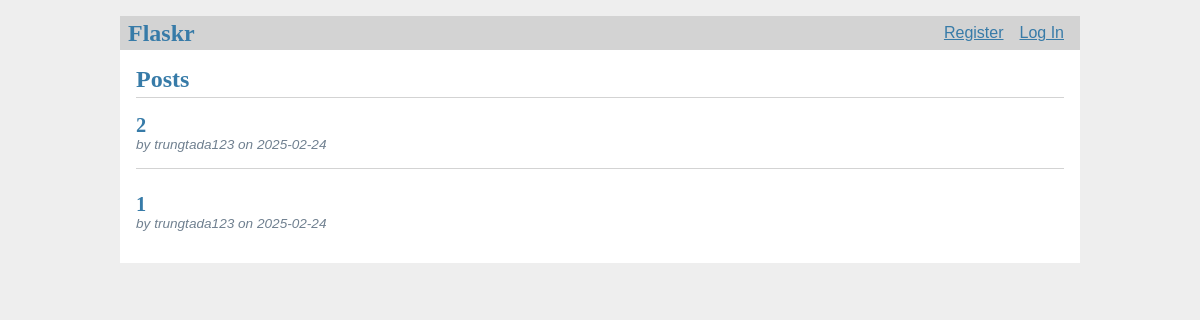
Before: / with the older database file.
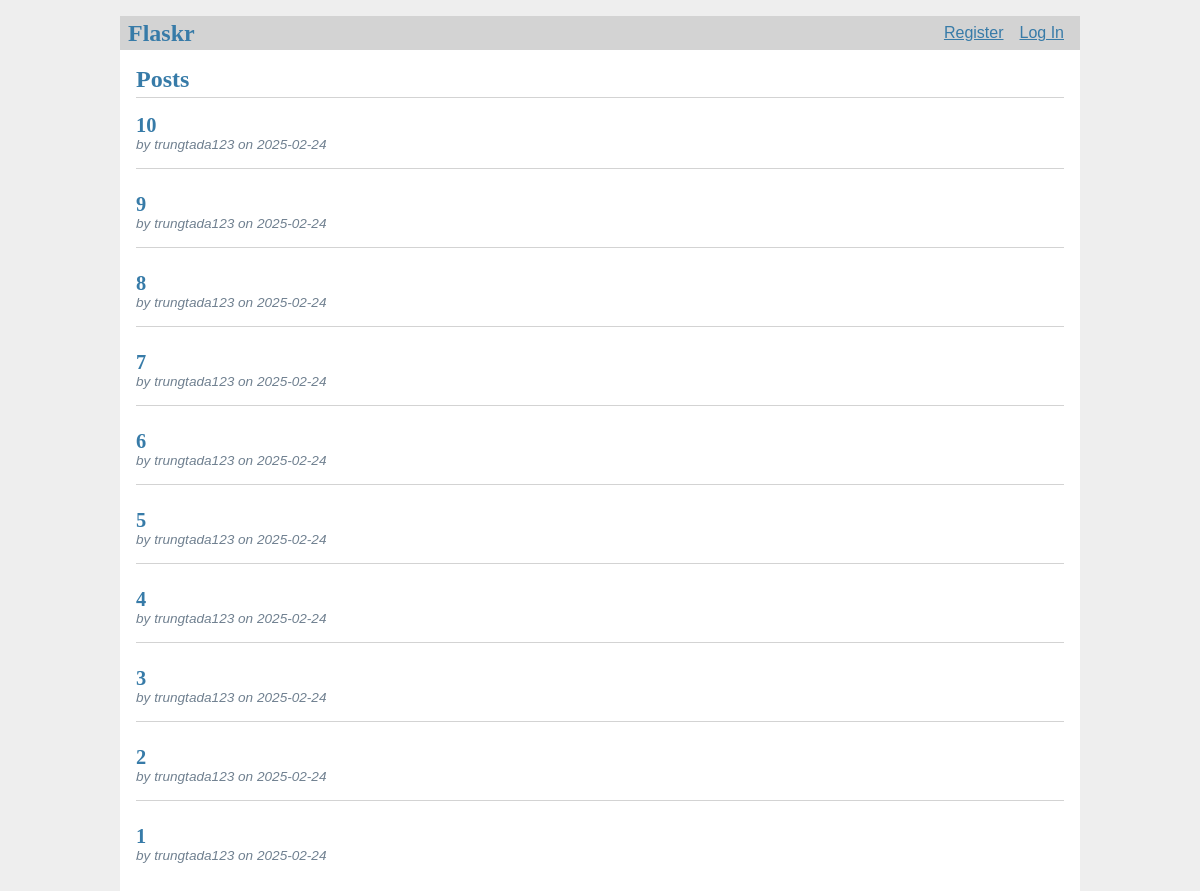
After: the same page with the newer database file.
### tables this page shows
CREATE TABLE post (
  id INTEGER PRIMARY KEY AUTOINCREMENT,
  author_id INTEGER NOT NULL,
  created TIMESTAMP NOT NULL DEFAULT CURRENT_TIMESTAMP,
  title TEXT NOT NULL,
  body TEXT NOT NULL,
  FOREIGN KEY (author_id) REFERENCES user (id)
);

CREATE TABLE user (
  id INTEGER PRIMARY KEY AUTOINCREMENT,
  username TEXT UNIQUE NOT NULL,
  password TEXT NOT NULL,
  is_blocked BOOLEAN NOT NULL DEFAULT 0,  -- Thêm thuộc tính is_blocked
  is_admin BOOLEAN NOT NULL DEFAULT 0      -- Thêm thuộc tính is_admin
);

### flaskr/blog.py (the view)
@bp.route('/')
def index():
    db = get_db()
    posts = db.execute(
        'SELECT p.id, title, body, created, author_id, username'
        ' FROM post p JOIN user u ON p.author_id = u.id'
        ' ORDER BY created DESC'
    ).fetchall()
    return render_template('blog/index.html', posts=posts)

### flaskr/auth.py (called while the page is built)
@bp.before_app_request
def load_logged_in_user():
    user_id = session.get('user_id')
    if user_id is None:
        g.user = None
    else:
        g.user = get_db().execute(
            'SELECT * FROM user WHERE id = ?', (user_id,)
        ).fetchone()  # fetchone() trả về một sqlite3.Row

### flaskr/db.py (called while the page is built)
def get_db():
    if 'db' not in g:
        g.db = sqlite3.connect(
            current_app.config['DATABASE'],
            detect_types=sqlite3.PARSE_DECLTYPES
        )
        g.db.row_factory = sqlite3.Row
    return g.db

### flaskr/templates/blog/index.html (shortened to what this page needs)
{% extends 'base.html' %}
{% block header %}
  <h1>{% block title %}Posts{% endblock %}</h1>
{% endblock %}
{% block content %}
  {% for post in posts %}
    <article class="post">
      <header>
        <div>
          <h1>{{ post['title'] }}</h1>
          <div class="about">by {{ post['username'] }} on {{ post['created'].strftime('%Y-%m-%d') }}</div>
        </div>
      </header>
    </article>
    {% if not loop.last %}
      <hr>
    {% endif %}
  {% endfor %}
{% endblock %}

### flaskr/templates/base.html (shortened to what this page needs)
<!doctype html>
<link rel="stylesheet" href="{{ url_for('static', filename='style.css') }}">
<nav>
  <h1>Flaskr</h1>
  <ul>
    {% if g.user %}
      <li><span>{{ g.user['username'] }}</span>
      <li><a href="{{ url_for('auth.logout') }}">Log Out</a>
    {% else %}
      <li><a href="{{ url_for('auth.register') }}">Register</a>
      <li><a href="{{ url_for('auth.login') }}">Log In</a>
    {% endif %}
  </ul>
</nav>
<section class="content">
  <header>
    {% block header %}{% endblock %}
  </header>
  {% block content %}{% endblock %}
</section>

### flaskr/static/style.css (style rules this page uses)
h1 { font-family: serif; color: #377ba8; margin: 1rem 0; }
a { color: #377ba8; }
hr { border: none; border-top: 1px solid lightgray; }
nav { background: lightgray; display: flex; align-items: center; padding: 0 0.5rem; }
nav h1 { flex: auto; margin: 0; }
nav ul { display: flex; list-style: none; margin: 0; padding: 0; }
nav ul li a, nav ul li span, header .action { display: block; padding: 0.5rem; }
.content { padding: 0 1rem 1rem; }
.content > header { border-bottom: 1px solid lightgray; display: flex; align-items: flex-end; }
.content > header h1 { flex: auto; margin: 1rem 0 0.25rem 0; }
.post > header { display: flex; align-items: flex-end; font-size: 0.85em; }
.post > header > div:first-of-type { flex: auto; }
.post > header h1 { font-size: 1.5em; margin-bottom: 0; }
.post .about { color: slategray; font-style: italic; }
.content:last-child { margin-bottom: 0; }

Changed rows visible on the page:
added post: title "10", username "trungtada123", created "2025-02-24"
added post: title "9", username "trungtada123", created "2025-02-24"
added post: title "8", username "trungtada123", created "2025-02-24"
added post: title "7", username "trungtada123", created "2025-02-24"
added post: title "6", username "trungtada123", created "2025-02-24"
added post: title "5", username "trungtada123", created "2025-02-24"
added post: title "4", username "trungtada123", created "2025-02-24"
added post: title "3", username "trungtada123", created "2025-02-24"
